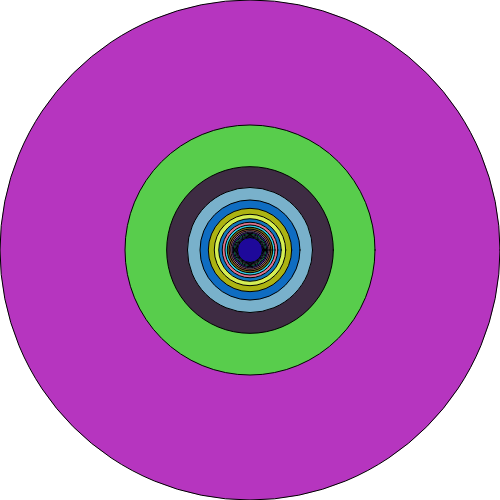
Frame 1 (no input)
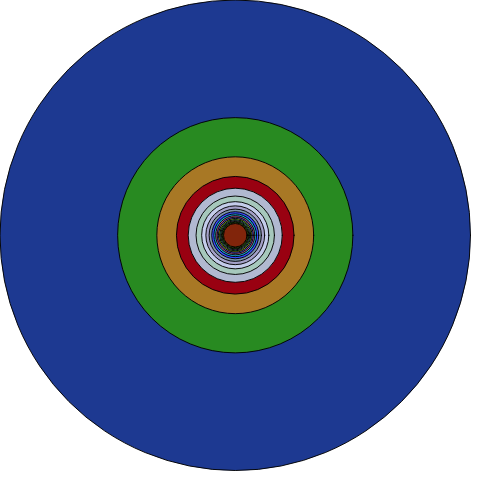
Frame 60 (no input)
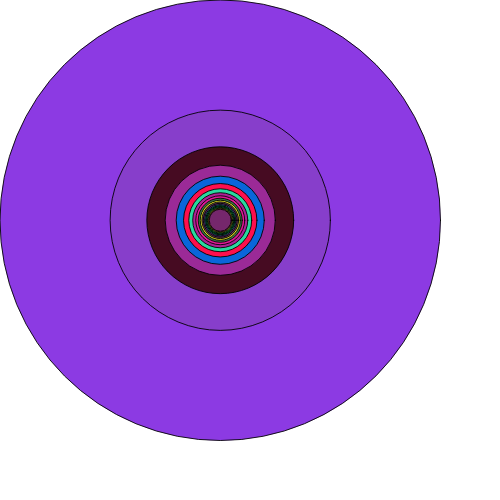
Frame 120 (the mouse pressed at the canvas centre since frame 60)

The p5.js sketch that drew these frames (run headless with seeded random() and noise() and a simulated clock; from frame 60 on, the mouse is pressed at the canvas centre):

// p5.js sketch
// ── sketch.js
var numCircles = 20;
var scalar = 1.0;

function setup(){
  createCanvas(500,500);
}

function draw(){
  background(255);
  scale(scalar);
  
  for(var i = 1; i <= numCircles; i++){
    fill(random(255), random(255), random(255));
    ellipse(width/2, height/2, width / i, width / i);
  }
  scalar-=0.001;
}
